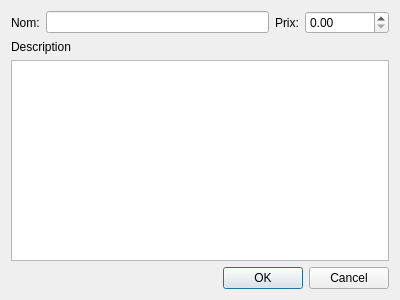
<?xml version="1.0" encoding="UTF-8"?>
<ui version="4.0">
 <class>VueGestionPiece</class>
 <widget class="QDialog" name="VueGestionPiece">
  <property name="geometry">
   <rect>
    <x>0</x>
    <y>0</y>
    <width>400</width>
    <height>300</height>
   </rect>
  </property>
  <property name="windowTitle">
   <string>Dialog</string>
  </property>
  <layout class="QVBoxLayout" name="verticalLayout">
   <item>
    <layout class="QHBoxLayout" name="horizontalLayout">
     <item>
      <widget class="QLabel" name="etiqNom">
       <property name="text">
        <string>Nom:</string>
       </property>
      </widget>
     </item>
     <item>
      <widget class="QLineEdit" name="champNom"/>
     </item>
     <item>
      <widget class="QLabel" name="etiqPrix">
       <property name="text">
        <string>Prix:</string>
       </property>
      </widget>
     </item>
     <item>
      <widget class="QDoubleSpinBox" name="champPrix">
       <property name="maximum">
        <double>999999999.990000009536743</double>
       </property>
      </widget>
     </item>
    </layout>
   </item>
   <item>
    <widget class="QLabel" name="etiqDescription">
     <property name="text">
      <string>Description</string>
     </property>
    </widget>
   </item>
   <item>
    <widget class="QTextEdit" name="champDescription"/>
   </item>
   <item>
    <widget class="QDialogButtonBox" name="buttonBox">
     <property name="orientation">
      <enum>Qt::Horizontal</enum>
     </property>
     <property name="standardButtons">
      <set>QDialogButtonBox::Cancel|QDialogButtonBox::Ok</set>
     </property>
    </widget>
   </item>
  </layout>
 </widget>
 <resources/>
 <connections>
  <connection>
   <sender>buttonBox</sender>
   <signal>accepted()</signal>
   <receiver>VueGestionPiece</receiver>
   <slot>accept()</slot>
   <hints>
    <hint type="sourcelabel">
     <x>248</x>
     <y>254</y>
    </hint>
    <hint type="destinationlabel">
     <x>157</x>
     <y>274</y>
    </hint>
   </hints>
  </connection>
  <connection>
   <sender>buttonBox</sender>
   <signal>rejected()</signal>
   <receiver>VueGestionPiece</receiver>
   <slot>reject()</slot>
   <hints>
    <hint type="sourcelabel">
     <x>316</x>
     <y>260</y>
    </hint>
    <hint type="destinationlabel">
     <x>286</x>
     <y>274</y>
    </hint>
   </hints>
  </connection>
 </connections>
</ui>
